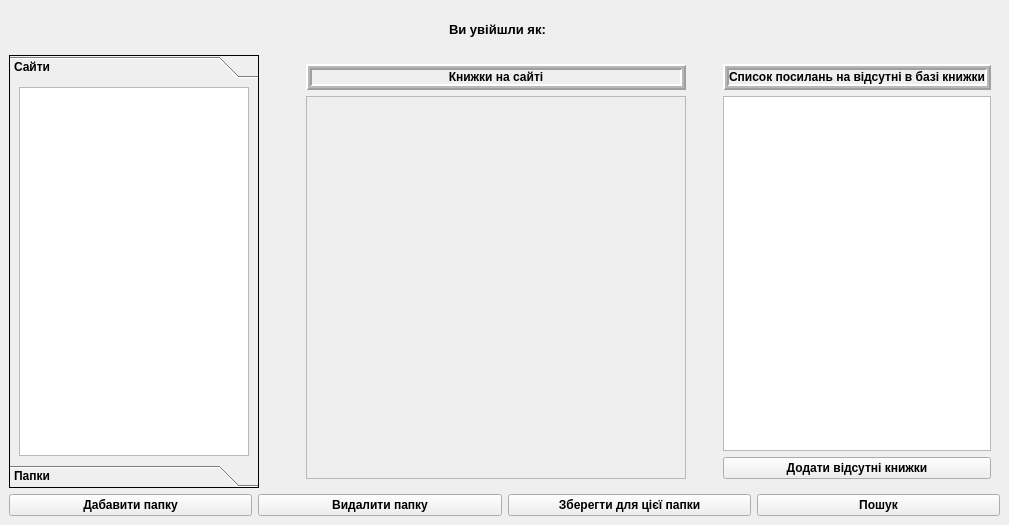
<?xml version="1.0" encoding="UTF-8"?>
<ui version="4.0">
 <class>MainWindow</class>
 <widget class="QMainWindow" name="MainWindow">
  <property name="geometry">
   <rect>
    <x>0</x>
    <y>0</y>
    <width>1009</width>
    <height>525</height>
   </rect>
  </property>
  <property name="windowTitle">
   <string>Агрегатор оновлень книжкових інтернет-магазинів</string>
  </property>
  <widget class="QWidget" name="centralwidget">
   <layout class="QVBoxLayout" name="verticalLayout_4">
    <item>
     <spacer name="verticalSpacer_4">
      <property name="orientation">
       <enum>Qt::Vertical</enum>
      </property>
      <property name="sizeType">
       <enum>QSizePolicy::Fixed</enum>
      </property>
      <property name="sizeHint" stdset="0">
       <size>
        <width>20</width>
        <height>10</height>
       </size>
      </property>
     </spacer>
    </item>
    <item>
     <layout class="QHBoxLayout" name="horizontalLayout_3">
      <item>
       <spacer name="horizontalSpacer_5">
        <property name="orientation">
         <enum>Qt::Horizontal</enum>
        </property>
        <property name="sizeType">
         <enum>QSizePolicy::Maximum</enum>
        </property>
        <property name="sizeHint" stdset="0">
         <size>
          <width>900</width>
          <height>20</height>
         </size>
        </property>
       </spacer>
      </item>
      <item>
       <widget class="QLabel" name="label_3">
        <property name="font">
         <font>
          <pointsize>10</pointsize>
          <weight>75</weight>
          <bold>true</bold>
         </font>
        </property>
        <property name="text">
         <string>Ви увійшли як:</string>
        </property>
       </widget>
      </item>
      <item>
       <widget class="QLabel" name="qlabel_user_login">
        <property name="font">
         <font>
          <pointsize>10</pointsize>
          <weight>75</weight>
          <bold>true</bold>
         </font>
        </property>
        <property name="text">
         <string/>
        </property>
       </widget>
      </item>
      <item>
       <spacer name="horizontalSpacer_6">
        <property name="orientation">
         <enum>Qt::Horizontal</enum>
        </property>
        <property name="sizeType">
         <enum>QSizePolicy::Maximum</enum>
        </property>
        <property name="sizeHint" stdset="0">
         <size>
          <width>900</width>
          <height>20</height>
         </size>
        </property>
       </spacer>
      </item>
     </layout>
    </item>
    <item>
     <spacer name="verticalSpacer_3">
      <property name="orientation">
       <enum>Qt::Vertical</enum>
      </property>
      <property name="sizeType">
       <enum>QSizePolicy::Fixed</enum>
      </property>
      <property name="sizeHint" stdset="0">
       <size>
        <width>20</width>
        <height>10</height>
       </size>
      </property>
     </spacer>
    </item>
    <item>
     <layout class="QHBoxLayout" name="horizontalLayout_4">
      <item>
       <widget class="QToolBox" name="toolBox">
        <property name="minimumSize">
         <size>
          <width>250</width>
          <height>200</height>
         </size>
        </property>
        <property name="maximumSize">
         <size>
          <width>250</width>
          <height>16777215</height>
         </size>
        </property>
        <property name="font">
         <font>
          <weight>75</weight>
          <bold>true</bold>
         </font>
        </property>
        <property name="cursor">
         <cursorShape>ArrowCursor</cursorShape>
        </property>
        <property name="frameShape">
         <enum>QFrame::Box</enum>
        </property>
        <property name="tabSpacing">
         <number>0</number>
        </property>
        <widget class="QWidget" name="site">
         <property name="geometry">
          <rect>
           <x>0</x>
           <y>0</y>
           <width>248</width>
           <height>370</height>
          </rect>
         </property>
         <attribute name="label">
          <string>Сайти</string>
         </attribute>
         <layout class="QVBoxLayout" name="verticalLayout">
          <item>
           <widget class="QListWidget" name="listWidget_site"/>
          </item>
         </layout>
        </widget>
        <widget class="QWidget" name="dir">
         <property name="geometry">
          <rect>
           <x>0</x>
           <y>0</y>
           <width>248</width>
           <height>370</height>
          </rect>
         </property>
         <attribute name="label">
          <string>Папки</string>
         </attribute>
         <layout class="QVBoxLayout" name="verticalLayout_2">
          <item>
           <widget class="QListWidget" name="listWidget_dir"/>
          </item>
         </layout>
        </widget>
       </widget>
      </item>
      <item>
       <widget class="QStackedWidget" name="stackedWidget">
        <property name="currentIndex">
         <number>0</number>
        </property>
        <widget class="QWidget" name="page_site">
         <layout class="QHBoxLayout" name="horizontalLayout_2">
          <item>
           <spacer name="horizontalSpacer_4">
            <property name="orientation">
             <enum>Qt::Horizontal</enum>
            </property>
            <property name="sizeType">
             <enum>QSizePolicy::Expanding</enum>
            </property>
            <property name="sizeHint" stdset="0">
             <size>
              <width>10</width>
              <height>10</height>
             </size>
            </property>
           </spacer>
          </item>
          <item>
           <layout class="QVBoxLayout" name="verticalLayout_7">
            <item>
             <widget class="QLabel" name="label_2">
              <property name="minimumSize">
               <size>
                <width>380</width>
                <height>0</height>
               </size>
              </property>
              <property name="font">
               <font>
                <weight>75</weight>
                <bold>true</bold>
               </font>
              </property>
              <property name="frameShape">
               <enum>QFrame::Box</enum>
              </property>
              <property name="frameShadow">
               <enum>QFrame::Raised</enum>
              </property>
              <property name="lineWidth">
               <number>2</number>
              </property>
              <property name="midLineWidth">
               <number>2</number>
              </property>
              <property name="text">
               <string>Книжки на сайті</string>
              </property>
              <property name="alignment">
               <set>Qt::AlignCenter</set>
              </property>
             </widget>
            </item>
            <item>
             <widget class="QScrollArea" name="scrollArea_2">
              <property name="widgetResizable">
               <bool>true</bool>
              </property>
              <widget class="QWidget" name="scrollAreaWidgetContents">
               <property name="geometry">
                <rect>
                 <x>0</x>
                 <y>0</y>
                 <width>378</width>
                 <height>361</height>
                </rect>
               </property>
               <layout class="QVBoxLayout" name="verticalLayout_10">
                <item>
                 <layout class="QVBoxLayout" name="verticalLayout_FormInfoSiteBook"/>
                </item>
                <item>
                 <spacer name="verticalSpacer_5">
                  <property name="orientation">
                   <enum>Qt::Vertical</enum>
                  </property>
                  <property name="sizeHint" stdset="0">
                   <size>
                    <width>170</width>
                    <height>332</height>
                   </size>
                  </property>
                 </spacer>
                </item>
               </layout>
              </widget>
             </widget>
            </item>
           </layout>
          </item>
          <item>
           <spacer name="horizontalSpacer">
            <property name="orientation">
             <enum>Qt::Horizontal</enum>
            </property>
            <property name="sizeType">
             <enum>QSizePolicy::Expanding</enum>
            </property>
            <property name="sizeHint" stdset="0">
             <size>
              <width>10</width>
              <height>10</height>
             </size>
            </property>
           </spacer>
          </item>
          <item>
           <layout class="QVBoxLayout" name="verticalLayout_6">
            <item>
             <widget class="QLabel" name="label">
              <property name="maximumSize">
               <size>
                <width>330</width>
                <height>16777215</height>
               </size>
              </property>
              <property name="font">
               <font>
                <weight>75</weight>
                <bold>true</bold>
               </font>
              </property>
              <property name="frameShape">
               <enum>QFrame::Box</enum>
              </property>
              <property name="frameShadow">
               <enum>QFrame::Raised</enum>
              </property>
              <property name="lineWidth">
               <number>2</number>
              </property>
              <property name="midLineWidth">
               <number>2</number>
              </property>
              <property name="text">
               <string>Список посилань на відсутні в базі книжки</string>
              </property>
              <property name="alignment">
               <set>Qt::AlignCenter</set>
              </property>
             </widget>
            </item>
            <item>
             <widget class="QTextEdit" name="textEdit_site_book_link">
              <property name="maximumSize">
               <size>
                <width>330</width>
                <height>16777215</height>
               </size>
              </property>
             </widget>
            </item>
            <item>
             <widget class="QPushButton" name="pBtn_add_site_book">
              <property name="maximumSize">
               <size>
                <width>330</width>
                <height>16777215</height>
               </size>
              </property>
              <property name="font">
               <font>
                <weight>75</weight>
                <bold>true</bold>
               </font>
              </property>
              <property name="text">
               <string>Додати відсутні книжки</string>
              </property>
             </widget>
            </item>
           </layout>
          </item>
         </layout>
        </widget>
        <widget class="QWidget" name="page_dir">
         <layout class="QHBoxLayout" name="horizontalLayout">
          <item>
           <spacer name="horizontalSpacer_2">
            <property name="orientation">
             <enum>Qt::Horizontal</enum>
            </property>
            <property name="sizeType">
             <enum>QSizePolicy::Maximum</enum>
            </property>
            <property name="sizeHint" stdset="0">
             <size>
              <width>80</width>
              <height>20</height>
             </size>
            </property>
           </spacer>
          </item>
          <item>
           <layout class="QVBoxLayout" name="verticalLayout_5">
            <item>
             <widget class="QLabel" name="label_5">
              <property name="font">
               <font>
                <weight>75</weight>
                <bold>true</bold>
               </font>
              </property>
              <property name="frameShape">
               <enum>QFrame::Box</enum>
              </property>
              <property name="frameShadow">
               <enum>QFrame::Raised</enum>
              </property>
              <property name="lineWidth">
               <number>2</number>
              </property>
              <property name="midLineWidth">
               <number>2</number>
              </property>
              <property name="text">
               <string>Список книжок в папці</string>
              </property>
              <property name="alignment">
               <set>Qt::AlignCenter</set>
              </property>
             </widget>
            </item>
            <item>
             <widget class="QScrollArea" name="scrollArea">
              <property name="minimumSize">
               <size>
                <width>320</width>
                <height>0</height>
               </size>
              </property>
              <property name="widgetResizable">
               <bool>true</bool>
              </property>
              <widget class="QWidget" name="scrollAreaWidgetContents_2">
               <property name="geometry">
                <rect>
                 <x>0</x>
                 <y>0</y>
                 <width>318</width>
                 <height>28</height>
                </rect>
               </property>
               <layout class="QVBoxLayout" name="verticalLayout_8">
                <item>
                 <layout class="QVBoxLayout" name="verticalLayout_dir"/>
                </item>
                <item>
                 <spacer name="verticalSpacer">
                  <property name="orientation">
                   <enum>Qt::Vertical</enum>
                  </property>
                  <property name="sizeHint" stdset="0">
                   <size>
                    <width>20</width>
                    <height>40</height>
                   </size>
                  </property>
                 </spacer>
                </item>
               </layout>
              </widget>
             </widget>
            </item>
           </layout>
          </item>
          <item>
           <spacer name="horizontalSpacer_3">
            <property name="orientation">
             <enum>Qt::Horizontal</enum>
            </property>
            <property name="sizeType">
             <enum>QSizePolicy::Minimum</enum>
            </property>
            <property name="sizeHint" stdset="0">
             <size>
              <width>40</width>
              <height>20</height>
             </size>
            </property>
           </spacer>
          </item>
          <item>
           <layout class="QVBoxLayout" name="verticalLayout_3">
            <item>
             <widget class="QLabel" name="label_4">
              <property name="font">
               <font>
                <weight>75</weight>
                <bold>true</bold>
               </font>
              </property>
              <property name="frameShape">
               <enum>QFrame::Box</enum>
              </property>
              <property name="frameShadow">
               <enum>QFrame::Raised</enum>
              </property>
              <property name="lineWidth">
               <number>2</number>
              </property>
              <property name="midLineWidth">
               <number>2</number>
              </property>
              <property name="text">
               <string>Додавання авторів</string>
              </property>
              <property name="alignment">
               <set>Qt::AlignCenter</set>
              </property>
             </widget>
            </item>
            <item>
             <widget class="QFrame" name="frame">
              <property name="minimumSize">
               <size>
                <width>20</width>
                <height>20</height>
               </size>
              </property>
              <property name="frameShape">
               <enum>QFrame::Panel</enum>
              </property>
              <property name="frameShadow">
               <enum>QFrame::Raised</enum>
              </property>
              <property name="lineWidth">
               <number>5</number>
              </property>
              <property name="midLineWidth">
               <number>5</number>
              </property>
              <layout class="QVBoxLayout" name="verticalLayout_9">
               <item>
                <widget class="QLineEdit" name="lineEdit_a_surname">
                 <property name="font">
                  <font>
                   <weight>50</weight>
                   <bold>false</bold>
                  </font>
                 </property>
                 <property name="placeholderText">
                  <string>Прізвище</string>
                 </property>
                </widget>
               </item>
               <item>
                <widget class="QLineEdit" name="lineEdit_a_name">
                 <property name="placeholderText">
                  <string>Ім'я</string>
                 </property>
                </widget>
               </item>
               <item>
                <widget class="QLineEdit" name="lineEdit_a_nick">
                 <property name="placeholderText">
                  <string>Нікнейм</string>
                 </property>
                </widget>
               </item>
               <item>
                <widget class="QPushButton" name="pushButton_add_author">
                 <property name="font">
                  <font>
                   <weight>75</weight>
                   <bold>true</bold>
                  </font>
                 </property>
                 <property name="text">
                  <string>Додати автора</string>
                 </property>
                </widget>
               </item>
              </layout>
             </widget>
            </item>
            <item>
             <spacer name="verticalSpacer_2">
              <property name="orientation">
               <enum>Qt::Vertical</enum>
              </property>
              <property name="sizeHint" stdset="0">
               <size>
                <width>20</width>
                <height>40</height>
               </size>
              </property>
             </spacer>
            </item>
           </layout>
          </item>
         </layout>
        </widget>
       </widget>
      </item>
     </layout>
    </item>
    <item>
     <layout class="QHBoxLayout" name="horizontalLayout_btn_dir">
      <item>
       <widget class="QPushButton" name="pBtn_add_path">
        <property name="font">
         <font>
          <weight>75</weight>
          <bold>true</bold>
         </font>
        </property>
        <property name="text">
         <string>Дабавити папку</string>
        </property>
       </widget>
      </item>
      <item>
       <widget class="QPushButton" name="pBtn_remove_path">
        <property name="font">
         <font>
          <weight>75</weight>
          <bold>true</bold>
         </font>
        </property>
        <property name="text">
         <string>Видалити папку</string>
        </property>
       </widget>
      </item>
      <item>
       <widget class="QPushButton" name="pBtn_save_curent_path">
        <property name="font">
         <font>
          <weight>75</weight>
          <bold>true</bold>
         </font>
        </property>
        <property name="text">
         <string>Зберегти для цієї папки</string>
        </property>
       </widget>
      </item>
      <item>
       <widget class="QPushButton" name="pBtn_search">
        <property name="font">
         <font>
          <weight>75</weight>
          <bold>true</bold>
         </font>
        </property>
        <property name="text">
         <string>Пошук</string>
        </property>
       </widget>
      </item>
     </layout>
    </item>
   </layout>
  </widget>
 </widget>
 <resources/>
 <connections/>
</ui>
